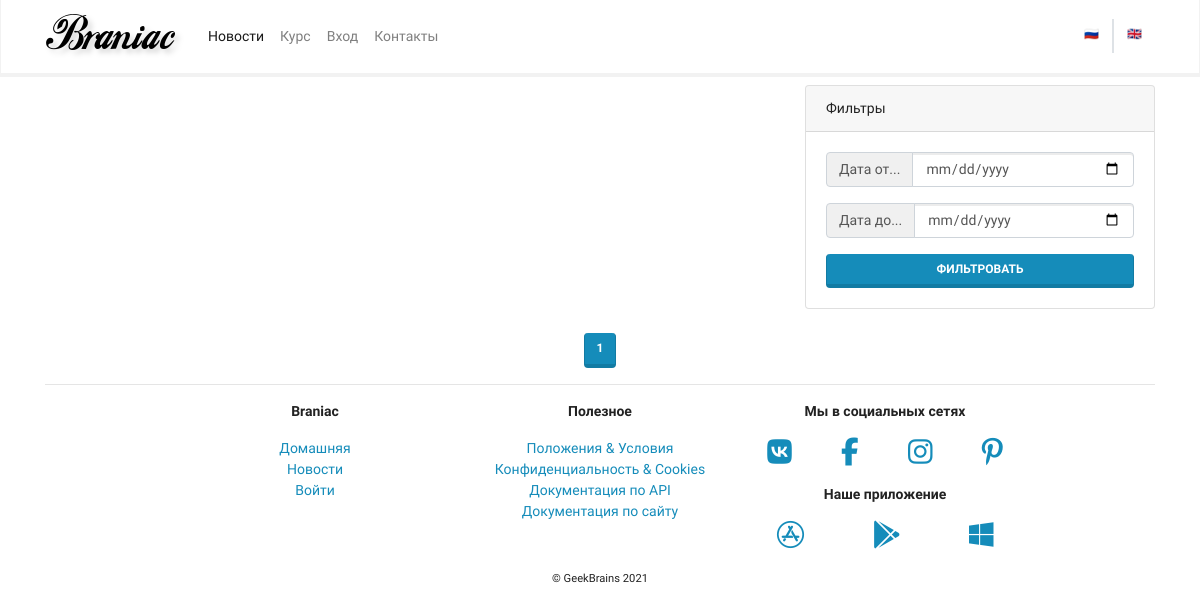
Page /mainapp/news/ on the earlier database version.
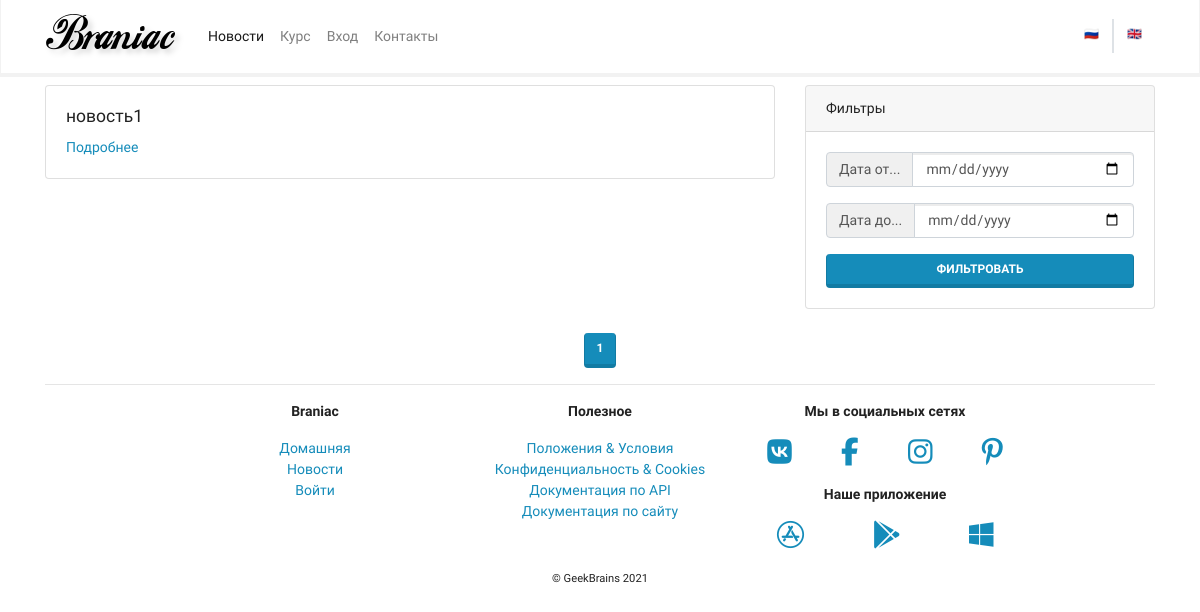
Same page on the later database version.
### mainapp/models.py (models this page shows, shortened)
class News(models.Model):
    title = models.CharField(max_length=256, verbose_name='Заголовок')
    preamble = models.CharField(max_length=1024, verbose_name='Вступление')
    body = models.TextField(verbose_name='Содержание')
    body_as_markdown = models.BooleanField(default=False, verbose_name='Разметка в формате Markdown')
    created_at = models.DateTimeField(auto_now_add=True, verbose_name='Создан')
    update_at = models.DateTimeField(auto_now=True, verbose_name='Обновлен')
    deleted = models.BooleanField(default=False, verbose_name='Удалено')
    class Meta:
        verbose_name = _("News")
        verbose_name_plural = _("News")

### mainapp/views.py (the view)
# urls.py: path('news/', views.NewsListView.as_view(), name='news'),
class NewsListView(ListView):
    model = News
    paginate_by = 5
    def get_queryset(self):
        return super().get_queryset().filter(deleted=False)

### mainapp/context_processor.py (called while the page is built)
def my_context_processor(request):
    return {
        'foo': 'bar'
    }

### mainapp/templates/mainapp/news_list.html (shortened to what this page needs)
{% extends 'mainapp/base.html' %}
{% block content %}
<div class="row">
    <div class="col-lg-8">
        {% for item in object_list %}
        <div class="card my-2">
            <div class="card-body">
                <h5 class="card-title">{{ item.title }}</h5>
                <div class="row">
                    <div class="col">
                        <a href="{% url 'mainapp:news_detail' pk=item.pk %}"
                           class="card-link">Подробнее</a>
                    </div>
                </div>
            </div>
        </div>
        {% endfor %}
    </div>
    <div class="col-lg-4">
        <div class="card my-2 sticky-top">
            <div class="card-header">
                Фильтры
            </div>
            <div class="card-body">
                <form action="">
                    <div class="input-group mb-3">
                        <div class="input-group-prepend">
                            <span class="input-group-text" id="basic-addon1">Дата от...</span>
                        </div>
                        <input type="date" class="form-control" name="dateFrom">
                    </div>
                    <div class="input-group mb-3">
                        <div class="input-group-prepend">
                            <span class="input-group-text" id="basic-addon1">Дата до...</span>
                        </div>
                        <input type="date" class="form-control" name="dateTo">
                    </div>
                    <button type="submit"
                            class="btn btn-primary btn-block">Фильтровать
                    </button>
                </form>
            </div>
        </div>
    </div>
</div>
<div class="row justify-content-center align-items-center mt-3 mb-n3">
  <nav aria-label="Page navigation example">
    <ul class="pagination">
      {% for item in page_obj.paginator.page_range %}
      <li class="page-item
        {% if item == page_obj.number %}active{% endif %}">
        <a class="page-link" href="?page={{ item }}">{{ item }}</a>
      </li>
      {% endfor %}
    </ul>
  </nav>
</div>
{% endblock content %}

Differences in the rows shown:
added News: title "новость1"
